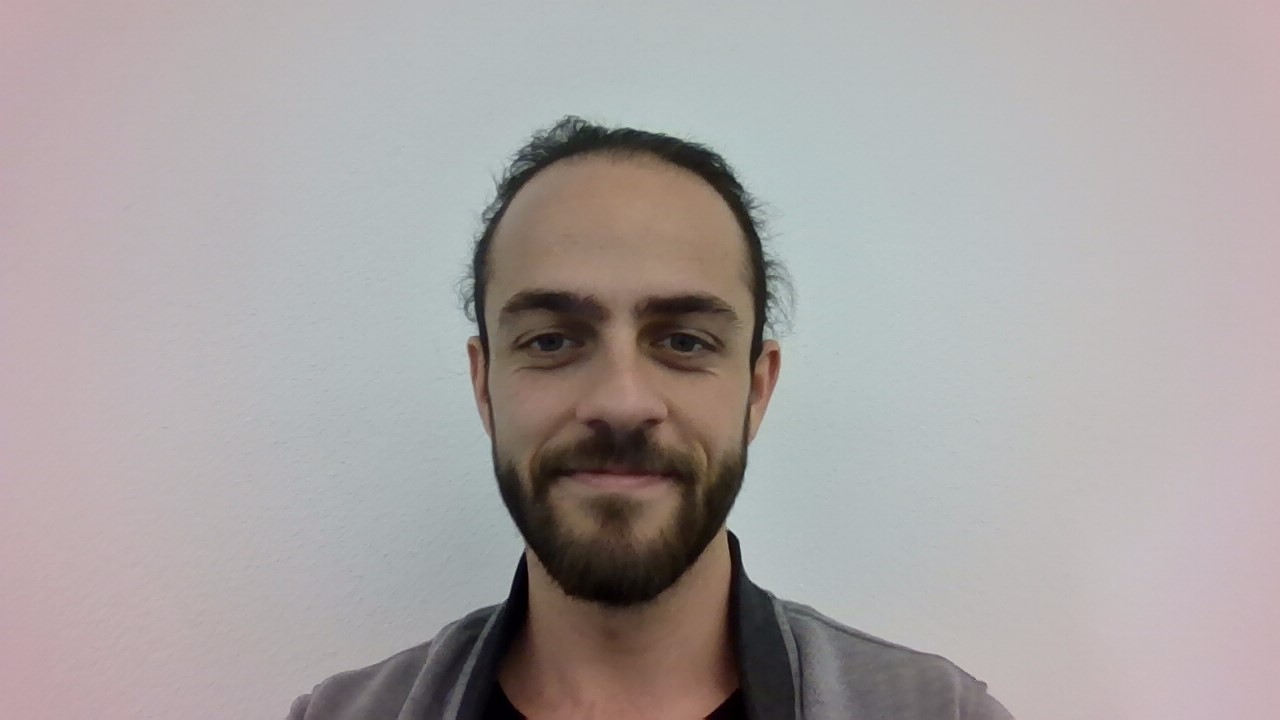
#> input picture yeeehaw/benj.jpg, 1280 x 720 px, given in place of the camera
$ python grum.py
#> lines starting #> are read from the running program, lines starting #| are printed output that depends on the picture; after the words box and inside, x2 and y2 are one past the last pixel; in counts of white or black regions, pixels touching at a corner belong together
#> in main, frame is the input picture: shape (720, 1280, 3); mean B, G, R 162.1, 162.5, 168.4
import cv2
import numpy as np

def process_frame(frame, lower_bound, upper_bound):
    # Create a mask for colors within the specified range
    mask = cv2.inRange(frame, lower_bound, upper_bound)
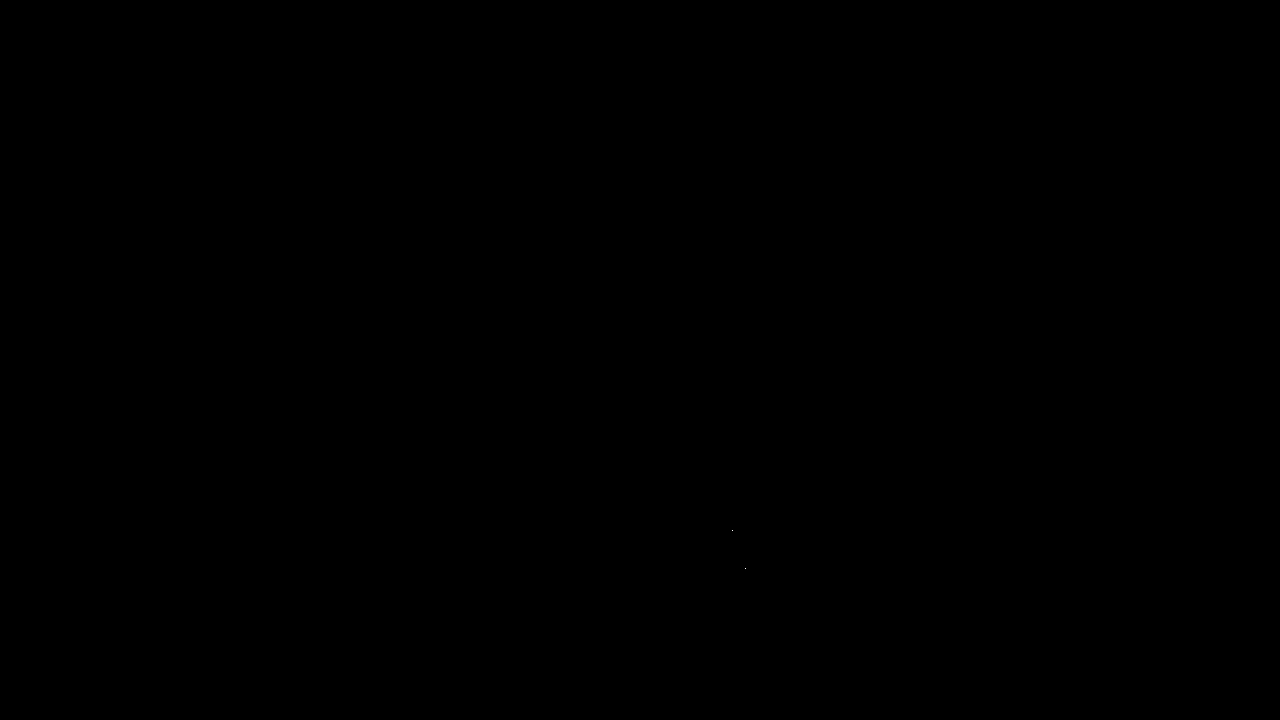
#> mask: shape (720, 1280); 0% white in thin lines or dots, all inside (x1, y1, x2, y2) = (732, 530, 746, 569)

    # Bitwise AND to keep colors within the specified range
    result = cv2.bitwise_and(frame, frame, mask=mask)

    # Invert the mask to get the region outside the specified range
    inverse_mask = cv2.bitwise_not(mask)

    # Create a color gradient for the background
    gradient = np.zeros_like(frame)
    gradient[:, :, 0] = np.linspace(0, 255, frame.shape[0])[:, np.newaxis]
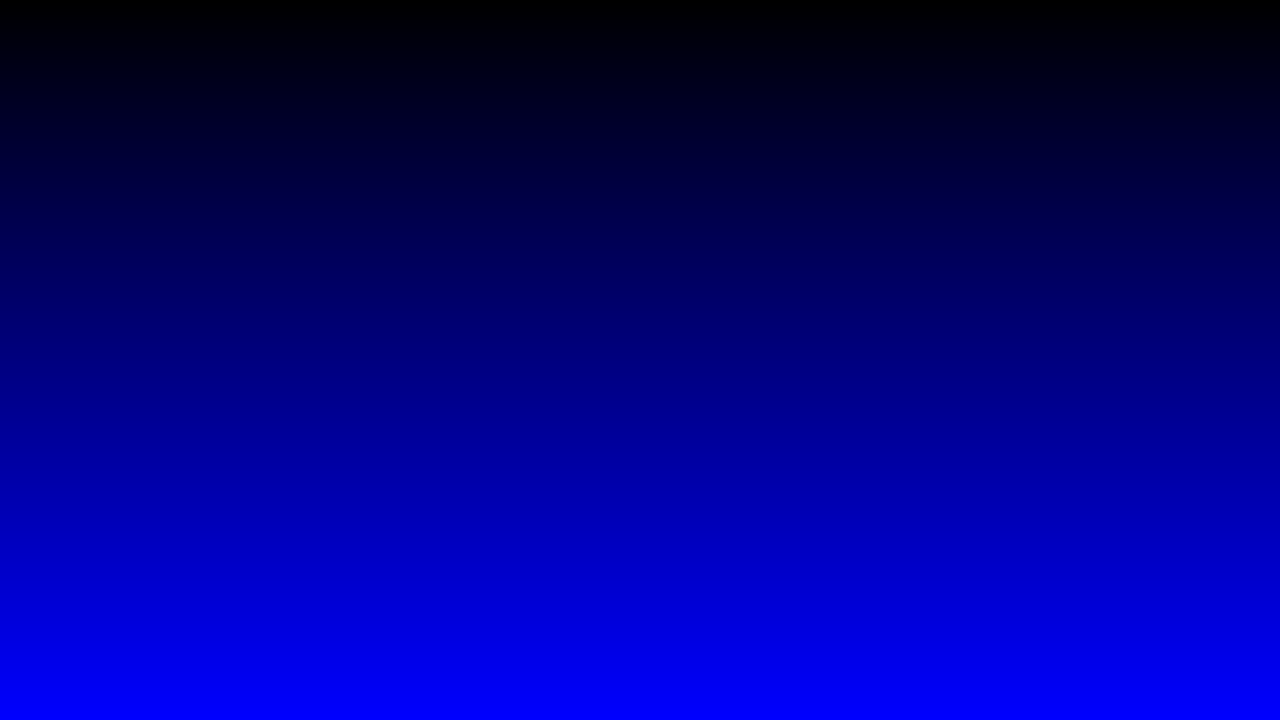
#> gradient: shape (720, 1280, 3); mean B, G, R 127, 0, 0
    gradient[:, :, 1] = np.linspace(0, 255, frame.shape[0])[:, np.newaxis]
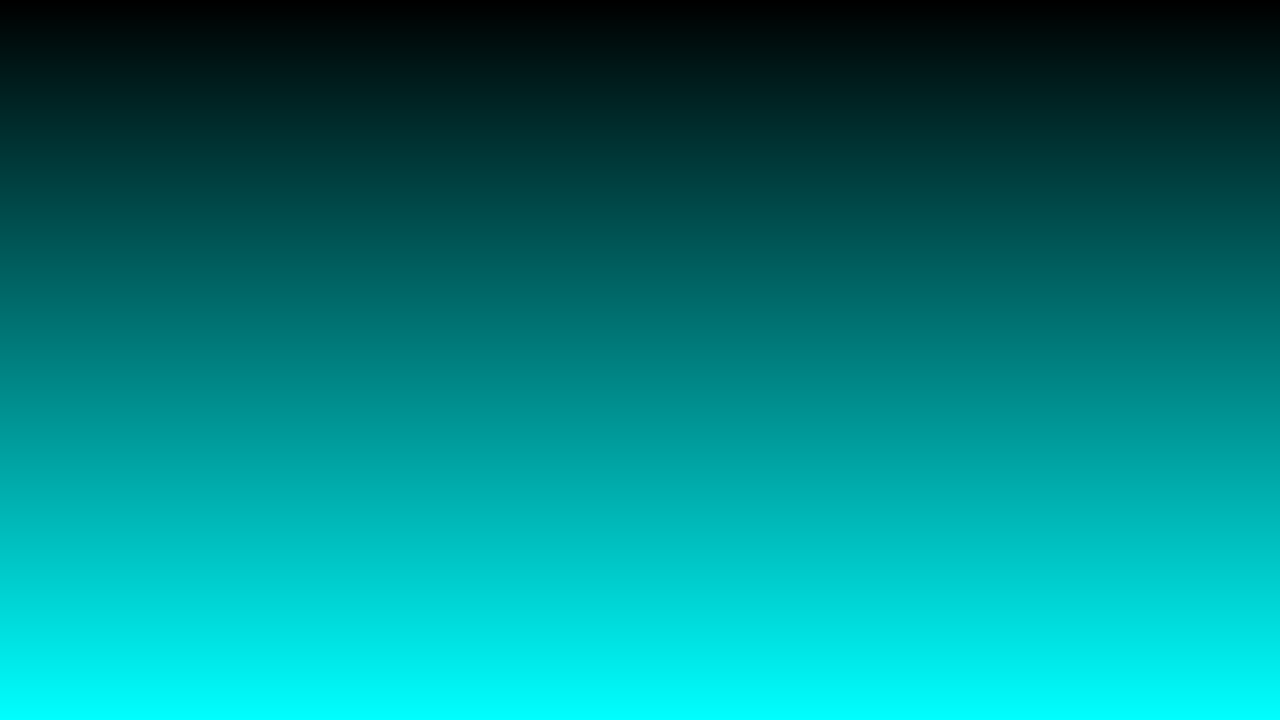
#> gradient: shape (720, 1280, 3); mean B, G, R 127, 127, 0
    gradient[:, :, 2] = np.linspace(0, 255, frame.shape[0])[:, np.newaxis]
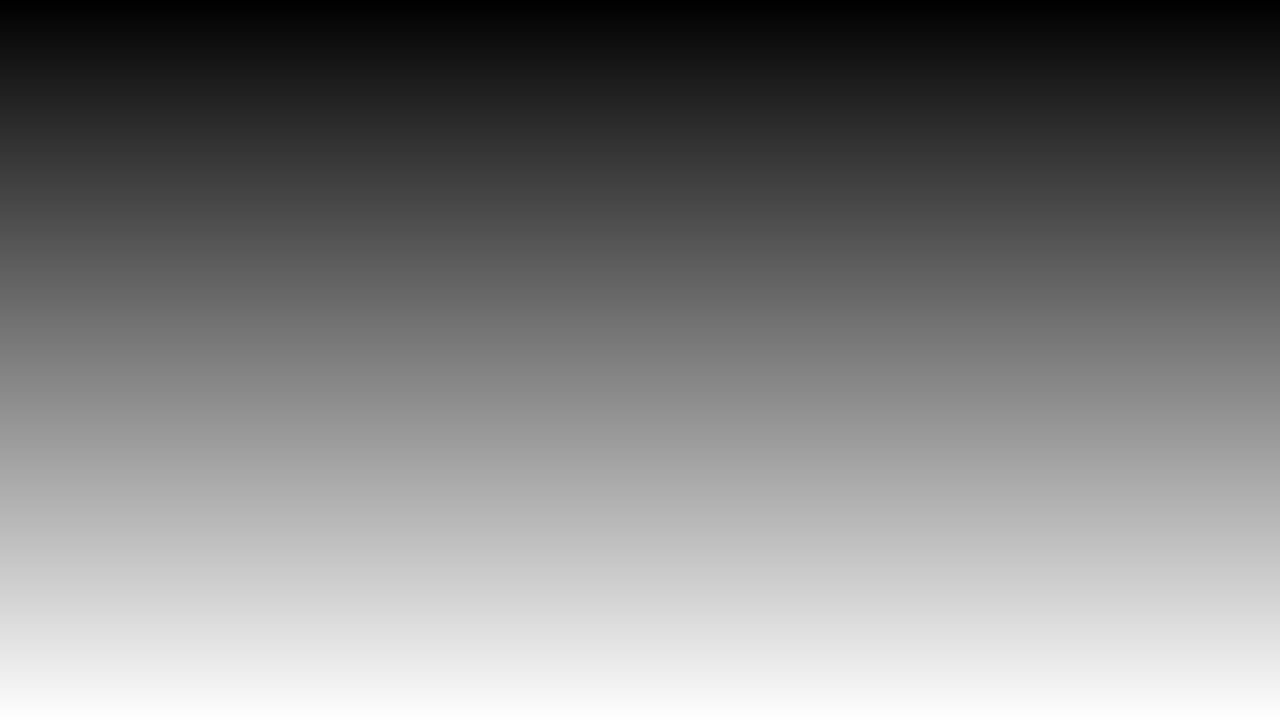
#> gradient: shape (720, 1280, 3); min 0, max 255, mean 127

    # Bitwise AND to keep the gradient in the region outside the specified range
    result_bg = cv2.bitwise_and(gradient, gradient, mask=inverse_mask)

    # Combine the foreground and background
    result = cv2.add(result, result_bg)

    # Convert the result to grayscale
    result_gray = cv2.cvtColor(result, cv2.COLOR_BGR2GRAY)

    return result_gray

def main():
    cap = cv2.VideoCapture(0)

    if not cap.isOpened():
        print("Error: Could not open webcam.")
        return

    lower_bound = np.array([200, 200, 200], dtype=np.uint8)
    upper_bound = np.array([255, 255, 255], dtype=np.uint8)

    while True:
        ret, frame = cap.read()

        if not ret:
            print("Error: Could not read frame.")
            break

        processed_frame = process_frame(frame, lower_bound, upper_bound)

        cv2.imshow('Processed Frame (Color Range)', processed_frame)

        if cv2.waitKey(1) & 0xFF == 27:
#> (key Esc is pressed here)
            break

    cap.release()
    cv2.destroyAllWindows()

if __name__ == "__main__":
    main()
